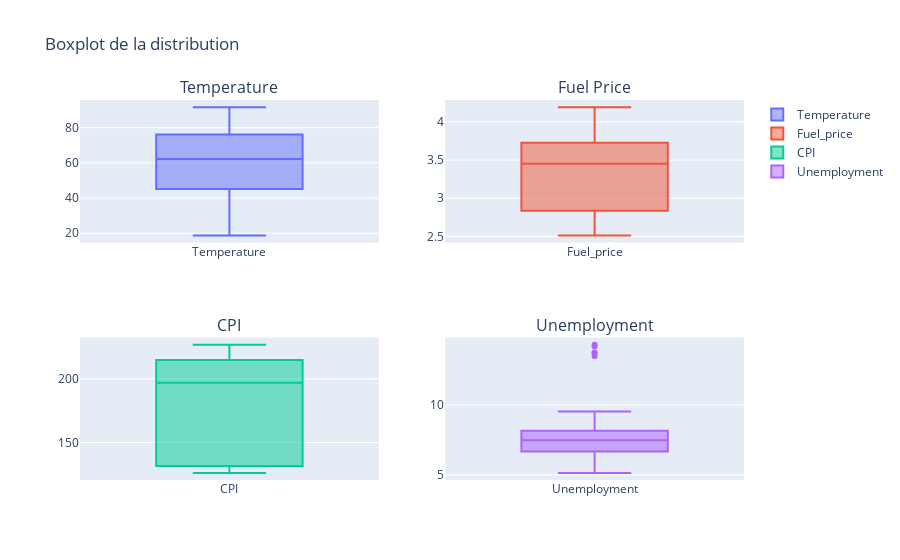

Notebook source saved alongside this figure:
### Markdown cell above
Contrôle des outliers

### Code cell
# On crée une figure avec une grille de 2x3 pour afficher nos boxplot
fig = make_subplots(rows=2, cols=2, subplot_titles=('Temperature', 'Fuel Price', 'CPI', 'Unemployment'))

# on crée nos boxplot pour chaque variables
fig.add_trace(go.Box(y=df['Temperature'], name='Temperature'), row=1, col=1)
fig.add_trace(go.Box(y=df['Fuel_Price'], name='Fuel_price'), row=1, col=2)
fig.add_trace(go.Box(y=df['CPI'], name='CPI'), row=2, col=1)
fig.add_trace(go.Box(y=df['Unemployment'],name='Unemployment'), row=2, col=2)

fig.update_layout(title_text="Boxplot de la distribution")
fig.show()

### Figure 1 — Plotly figure (JSON) as saved in the notebook; plotly's stock layout.template omitted (floating-point values rounded to 4 significant figures; data arrays with more than 128 entries replaced by an {"elided": "..."} marker saying what was removed)
{"data": [{"name": "Temperature", "type": "box", "xaxis": "x", "y": {"elided": "136 float values"}, "yaxis": "y"}, {"name": "Fuel_price", "type": "box", "xaxis": "x2", "y": {"elided": "136 float values"}, "yaxis": "y2"}, {"name": "CPI", "type": "box", "xaxis": "x3", "y": {"elided": "136 float values"}, "yaxis": "y3"}, {"name": "Unemployment", "type": "box", "xaxis": "x4", "y": {"elided": "136 float values"}, "yaxis": "y4"}], "layout": {"annotations": [{"font": {"size": 16}, "showarrow": false, "text": "Temperature", "x": 0.225, "xanchor": "center", "xref": "paper", "y": 1, "yanchor": "bottom", "yref": "paper"}, {"font": {"size": 16}, "showarrow": false, "text": "Fuel Price", "x": 0.775, "xanchor": "center", "xref": "paper", "y": 1, "yanchor": "bottom", "yref": "paper"}, {"font": {"size": 16}, "showarrow": false, "text": "CPI", "x": 0.225, "xanchor": "center", "xref": "paper", "y": 0.375, "yanchor": "bottom", "yref": "paper"}, {"font": {"size": 16}, "showarrow": false, "text": "Unemployment", "x": 0.775, "xanchor": "center", "xref": "paper", "y": 0.375, "yanchor": "bottom", "yref": "paper"}], "title": {"text": "Boxplot de la distribution"}, "xaxis": {"anchor": "y", "domain": [0, 0.45]}, "xaxis2": {"anchor": "y2", "domain": [0.55, 1]}, "xaxis3": {"anchor": "y3", "domain": [0, 0.45]}, "xaxis4": {"anchor": "y4", "domain": [0.55, 1]}, "yaxis": {"anchor": "x", "domain": [0.625, 1]}, "yaxis2": {"anchor": "x2", "domain": [0.625, 1]}, "yaxis3": {"anchor": "x3", "domain": [0, 0.375]}, "yaxis4": {"anchor": "x4", "domain": [0, 0.375]}}}
